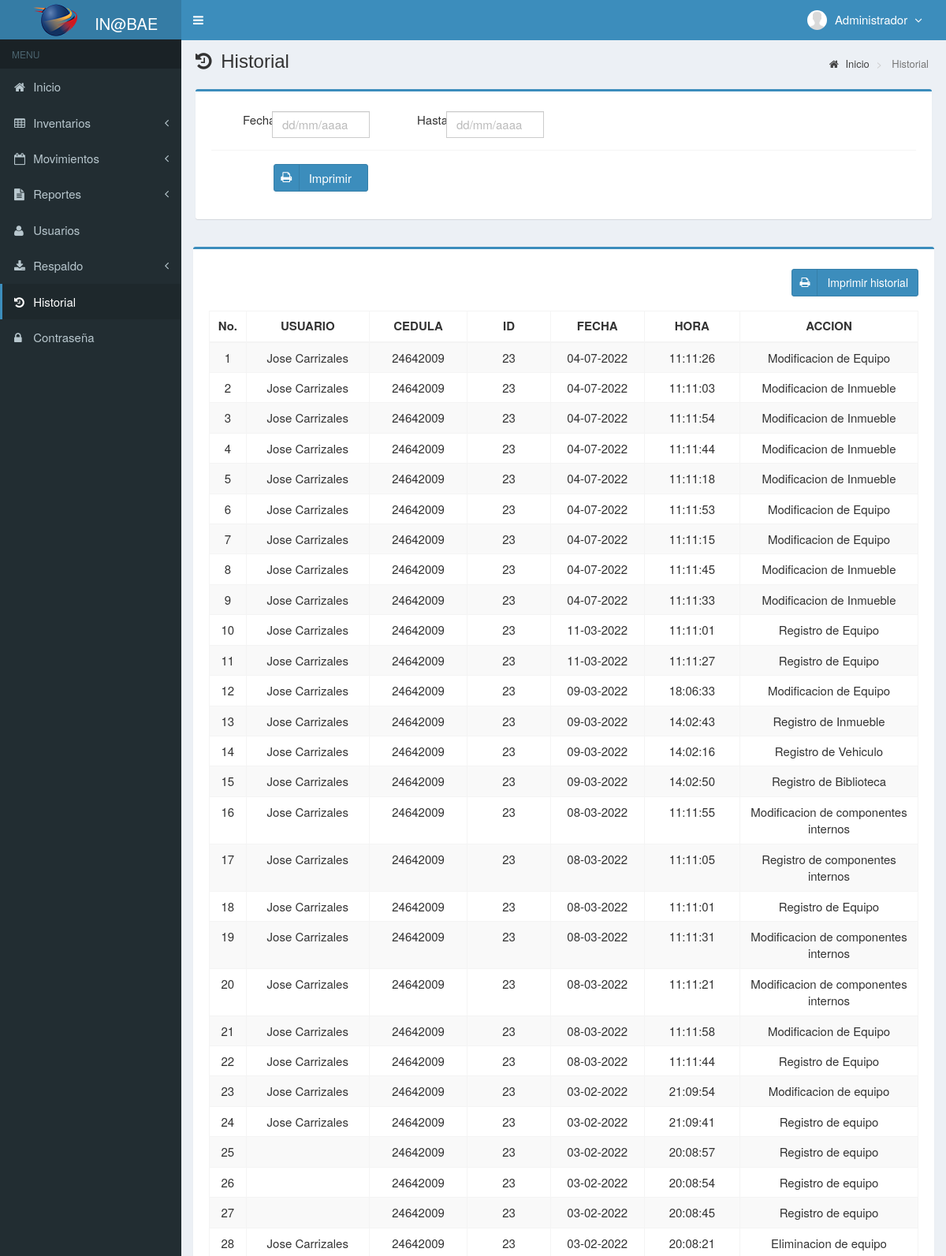
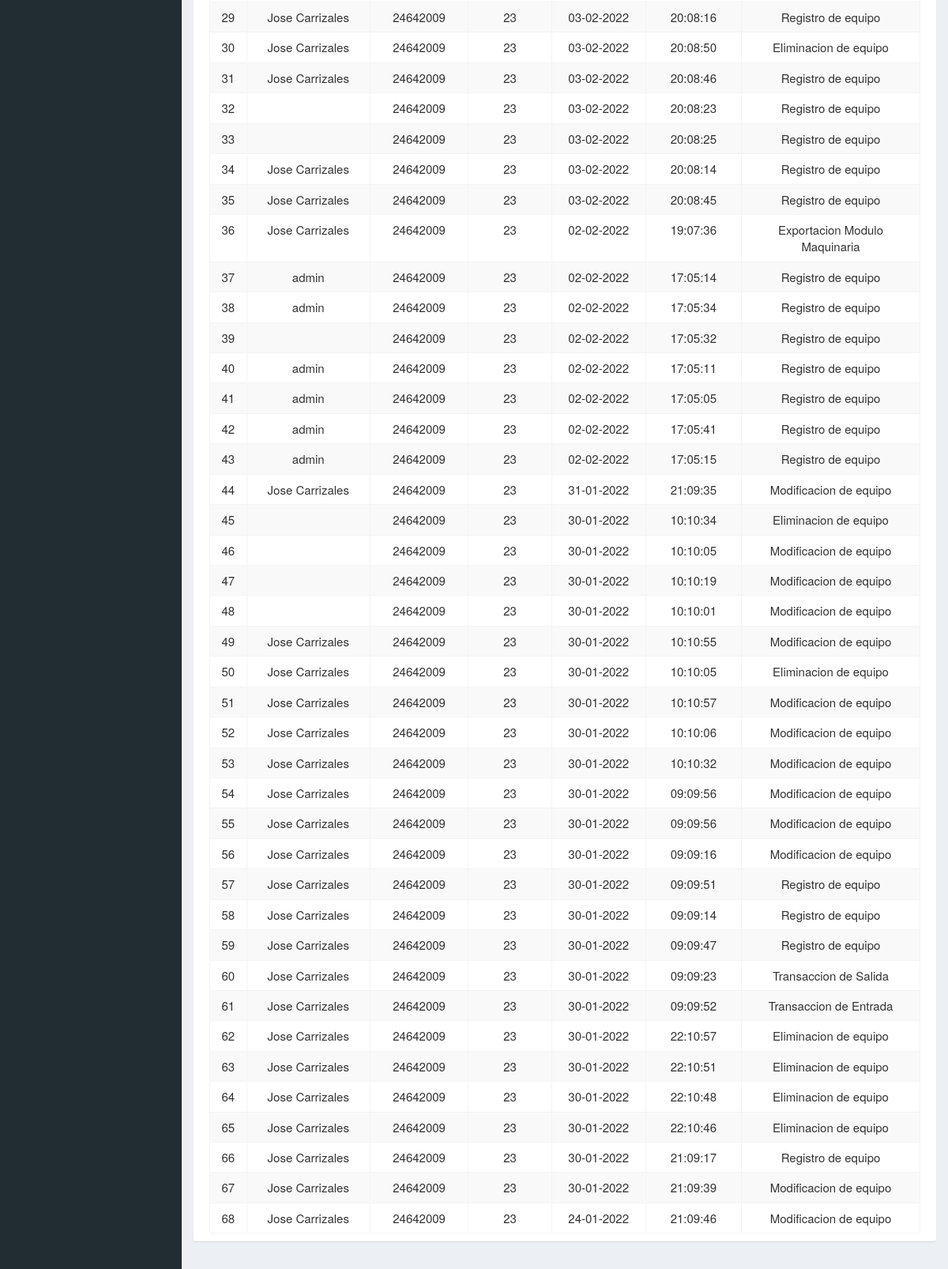
Page /main.php?module=history (signed in) on the earlier database version (2 pictures, top to bottom).
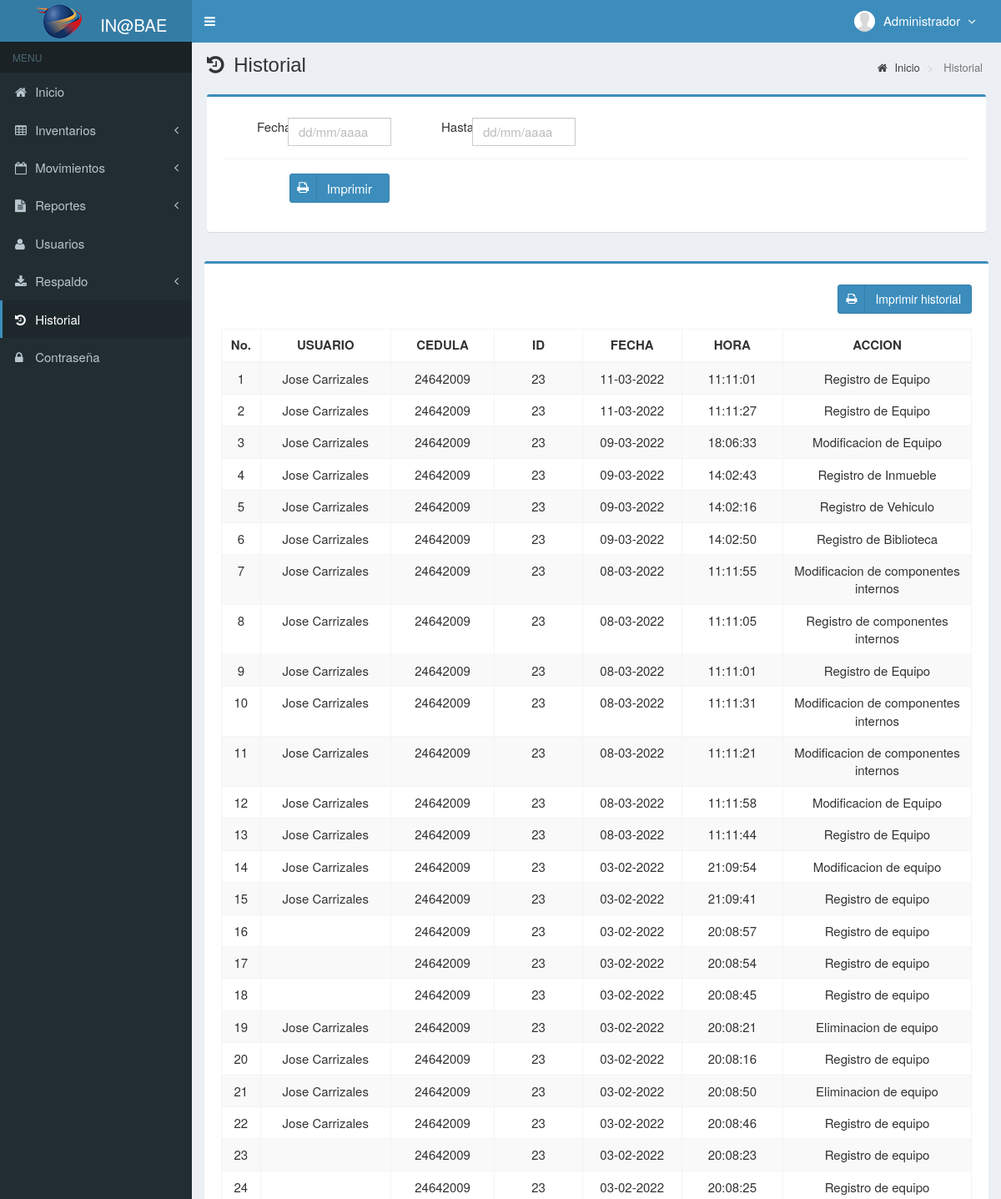
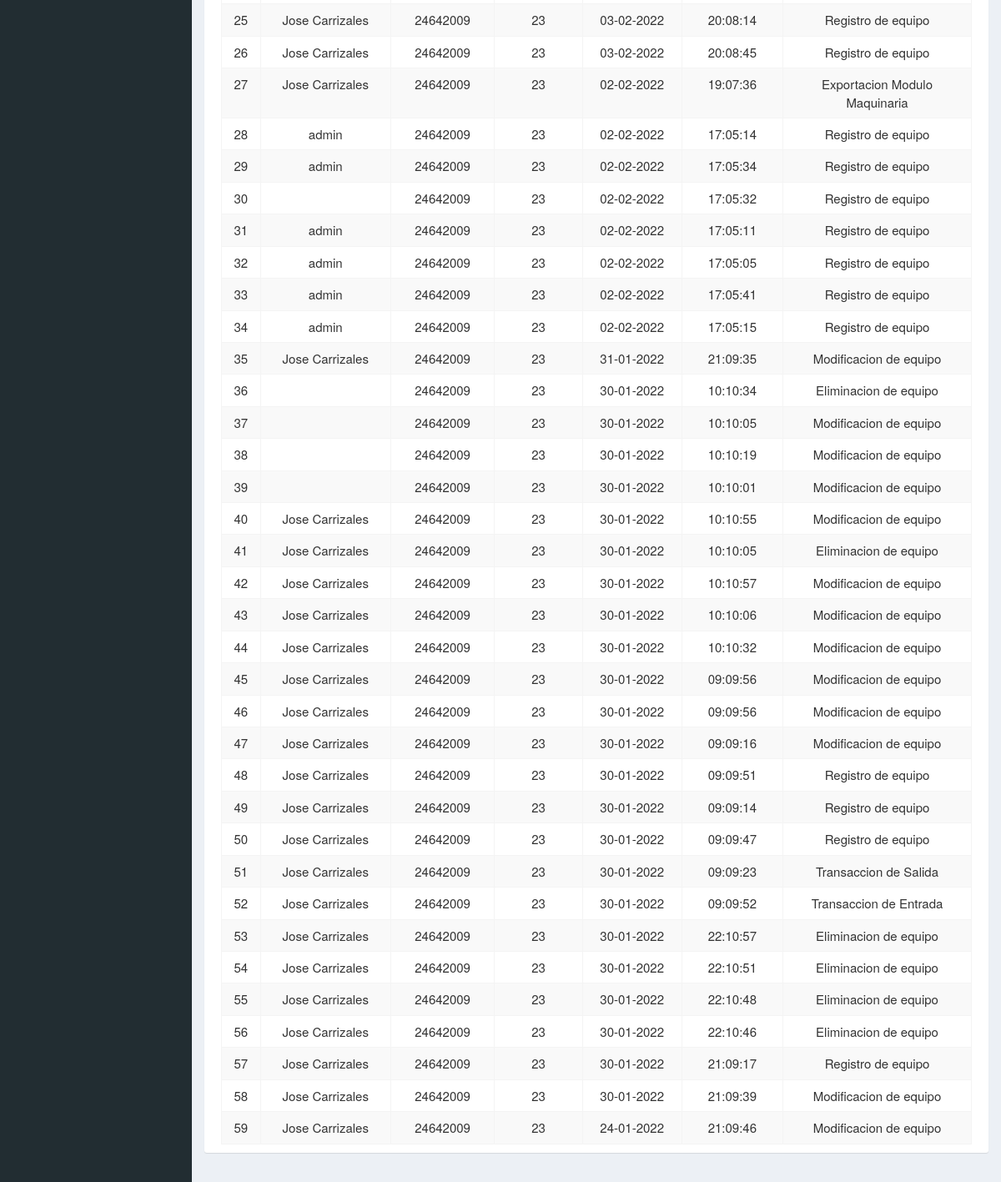
Same page on the later database version (2 pictures, top to bottom).
### tables this page shows
CREATE TABLE `history` (
  `nombre` varchar(50) NOT NULL,
  `cedula` varchar(30) NOT NULL,
  `permiso` varchar(50) NOT NULL,
  `accion` varchar(50) NOT NULL,
  `fecha` timestamp NOT NULL DEFAULT current_timestamp() ON UPDATE current_timestamp(),
  `hora` varchar(30) NOT NULL
);

### modules/history/view.php (the view, shortened to what this page needs)
<section class="content-header">
  <h1>
    <i class="fa fa-history icon-title"></i> Historial
  </h1>
  <ol class="breadcrumb">
    <li><a href="?module=start"><i class="fa fa-home"></i> Inicio </a></li>
    <li class="active"> Historial </li>
  </ol>
<br>
<link rel="stylesheet" type="text/css" href="datatables/datatables.min.css">
  <link rel="stylesheet" type="text/css" href="datatables/Datatables-10.10.20/css/dataTables.bootstrap4.min.css">
    <div class="box box-primary">
      <form role="form" class="form-horizontal" method="GET" action="modules/history/print_filter_history.php" target="_blank">
        <div class="box-body">
          <div class="form-group">
            <label style="margin-left:40px" class="col-sm-1">Fecha</label>
            <div class="col-sm-2">
              <input style="margin-left:-40px" type="text" class="form-control date-picker" data-date-format="dd-mm-yyyy" name="tgl_awal2" placeholder="dd/mm/aaaa" autocomplete="off" required>
            </div>
            <label style="margin-left:-10px" class="col-sm-1">Hasta</label>
            <div class="col-sm-2">
              <input style="margin-left:-40px" type="text" class="form-control date-picker" data-date-format="dd-mm-yyyy"  placeholder="dd/mm/aaaa" name="tgl_akhir2" autocomplete="off" required>
            </div>
          </div>
          <div class="box-footer">
            <div class="form-group">
              <div class="col-sm-offset-1">
                <button type="submit" class="btn btn-primary btn-social btn-submit" style="width: 120px;">
                  <i class="fa fa-print"></i> Imprimir
                </button>
              </div>
            </div>
          </div>
</section>
<section  class="content">
  <form name="formulario" method="post" action="modules/stock_inventory/print_filter.php">
  <div class="row">
    <div class="col-md-12">
      <div class="box box-primary" >
        <div class="box-body" id="contenido">
          <section>
            <a class="btn btn-primary btn-social pull-right" href="modules/history/print_history.php" style="height:35px;" target="_blank">
              <i class="fa fa-print"></i> Imprimir historial
            </a>
          </section>
          <table id="dataTables" class="table table-bordered table-striped table-hover" >
            <thead>
              <tr>
                <th class="center">No.</th>
                <th class="center">USUARIO</th>
                <th class="center">CEDULA</th>
                <th class="center">ID</th>
                <th class="center">FECHA</th>
                <th class="center">HORA</th>
                <th class="center">ACCION</th>
              </tr>
            </thead>
            <tbody>
            <?php
              require_once "config/database.php";
              $no = 1;
              $query = mysqli_query($mysqli, "SELECT nombre, cedula, permiso, accion, fecha, hora, permiso FROM history ORDER BY fecha DESC")
                        or die('Error: '.mysqli_error($mysqli));
              while ($data = mysqli_fetch_assoc($query)) {
                $originalDate = $data['fecha'];
                $fecha = date("d-m-Y", strtotime($originalDate));
                echo "<tr>
                <td width='50'  class='center'>$no</td>
                <td width='200' class='center'>$data[nombre]</td>
                <td width='150' class='center'>$_SESSION[cedula_user]</td>
                <td width='150' class='center'>$data[permiso]</td>
                <td width='150' class='center'>$fecha</td>
                <td width='150' class='center'>$data[hora]</td>
                <td width='300' class='center'>$data[accion]</td>
                    </tr>";
                $no++;
              }
            ?>
            </tbody>
          </table>
        </div>
       </div>
    </div>
  </div>
</section>
</div>

Differences in the rows shown:
removed history: nombre "Jose Carrizales", permiso "23", fecha "04-07-2022", hora "11:11:26", accion "Modificacion de Equipo"
removed history: nombre "Jose Carrizales", permiso "23", fecha "04-07-2022", hora "11:11:03", accion "Modificacion de Inmueble"
removed history: nombre "Jose Carrizales", permiso "23", fecha "04-07-2022", hora "11:11:54", accion "Modificacion de Inmueble"
removed history: nombre "Jose Carrizales", permiso "23", fecha "04-07-2022", hora "11:11:44", accion "Modificacion de Inmueble"
removed history: nombre "Jose Carrizales", permiso "23", fecha "04-07-2022", hora "11:11:18", accion "Modificacion de Inmueble"
removed history: nombre "Jose Carrizales", permiso "23", fecha "04-07-2022", hora "11:11:53", accion "Modificacion de Equipo"
removed history: nombre "Jose Carrizales", permiso "23", fecha "04-07-2022", hora "11:11:15", accion "Modificacion de Equipo"
removed history: nombre "Jose Carrizales", permiso "23", fecha "04-07-2022", hora "11:11:45", accion "Modificacion de Inmueble"
removed history: nombre "Jose Carrizales", permiso "23", fecha "04-07-2022", hora "11:11:33", accion "Modificacion de Inmueble"
